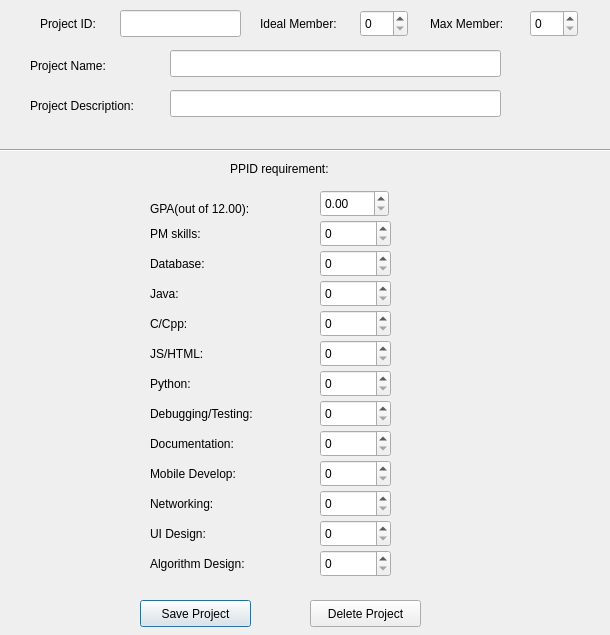
<?xml version="1.0" encoding="UTF-8"?>
<ui version="4.0">
 <class>AdminProjectWindow</class>
 <widget class="QDialog" name="AdminProjectWindow">
  <property name="geometry">
   <rect>
    <x>0</x>
    <y>0</y>
    <width>610</width>
    <height>635</height>
   </rect>
  </property>
  <property name="windowTitle">
   <string>Dialog</string>
  </property>
  <widget class="QLabel" name="label_4">
   <property name="geometry">
    <rect>
     <x>30</x>
     <y>40</y>
     <width>141</width>
     <height>51</height>
    </rect>
   </property>
   <property name="text">
    <string>Project Name:</string>
   </property>
  </widget>
  <widget class="QLabel" name="label_9">
   <property name="geometry">
    <rect>
     <x>150</x>
     <y>345</y>
     <width>67</width>
     <height>17</height>
    </rect>
   </property>
   <property name="text">
    <string>JS/HTML:</string>
   </property>
  </widget>
  <widget class="QLineEdit" name="lineEdit">
   <property name="enabled">
    <bool>true</bool>
   </property>
   <property name="geometry">
    <rect>
     <x>120</x>
     <y>10</y>
     <width>121</width>
     <height>27</height>
    </rect>
   </property>
   <property name="readOnly">
    <bool>true</bool>
   </property>
  </widget>
  <widget class="QLabel" name="label_2">
   <property name="geometry">
    <rect>
     <x>260</x>
     <y>15</y>
     <width>111</width>
     <height>17</height>
    </rect>
   </property>
   <property name="text">
    <string>Ideal Member:</string>
   </property>
  </widget>
  <widget class="QLabel" name="label_15">
   <property name="geometry">
    <rect>
     <x>150</x>
     <y>525</y>
     <width>81</width>
     <height>17</height>
    </rect>
   </property>
   <property name="text">
    <string>UI Design:</string>
   </property>
  </widget>
  <widget class="QLabel" name="label_3">
   <property name="geometry">
    <rect>
     <x>230</x>
     <y>160</y>
     <width>141</width>
     <height>17</height>
    </rect>
   </property>
   <property name="text">
    <string>PPID requirement:</string>
   </property>
  </widget>
  <widget class="QLabel" name="label_6">
   <property name="geometry">
    <rect>
     <x>150</x>
     <y>255</y>
     <width>71</width>
     <height>17</height>
    </rect>
   </property>
   <property name="text">
    <string>Database:</string>
   </property>
  </widget>
  <widget class="Line" name="line">
   <property name="geometry">
    <rect>
     <x>0</x>
     <y>140</y>
     <width>691</width>
     <height>20</height>
    </rect>
   </property>
   <property name="orientation">
    <enum>Qt::Horizontal</enum>
   </property>
  </widget>
  <widget class="QLabel" name="label_16">
   <property name="geometry">
    <rect>
     <x>150</x>
     <y>555</y>
     <width>131</width>
     <height>17</height>
    </rect>
   </property>
   <property name="text">
    <string>Algorithm Design:</string>
   </property>
  </widget>
  <widget class="QLabel" name="label">
   <property name="geometry">
    <rect>
     <x>40</x>
     <y>15</y>
     <width>71</width>
     <height>17</height>
    </rect>
   </property>
   <property name="text">
    <string>Project ID:</string>
   </property>
  </widget>
  <widget class="QLabel" name="label_8">
   <property name="geometry">
    <rect>
     <x>150</x>
     <y>315</y>
     <width>67</width>
     <height>17</height>
    </rect>
   </property>
   <property name="text">
    <string>C/Cpp:</string>
   </property>
  </widget>
  <widget class="QLabel" name="label_10">
   <property name="geometry">
    <rect>
     <x>150</x>
     <y>375</y>
     <width>67</width>
     <height>17</height>
    </rect>
   </property>
   <property name="text">
    <string>Python:</string>
   </property>
  </widget>
  <widget class="QLabel" name="label_12">
   <property name="geometry">
    <rect>
     <x>150</x>
     <y>435</y>
     <width>121</width>
     <height>17</height>
    </rect>
   </property>
   <property name="text">
    <string>Documentation:</string>
   </property>
  </widget>
  <widget class="QLabel" name="label_13">
   <property name="geometry">
    <rect>
     <x>150</x>
     <y>465</y>
     <width>121</width>
     <height>17</height>
    </rect>
   </property>
   <property name="text">
    <string>Mobile Develop:</string>
   </property>
  </widget>
  <widget class="QLabel" name="label_14">
   <property name="geometry">
    <rect>
     <x>150</x>
     <y>495</y>
     <width>91</width>
     <height>17</height>
    </rect>
   </property>
   <property name="text">
    <string>Networking:</string>
   </property>
  </widget>
  <widget class="QLineEdit" name="projName">
   <property name="geometry">
    <rect>
     <x>170</x>
     <y>50</y>
     <width>331</width>
     <height>27</height>
    </rect>
   </property>
  </widget>
  <widget class="QLabel" name="label_7">
   <property name="geometry">
    <rect>
     <x>150</x>
     <y>285</y>
     <width>67</width>
     <height>17</height>
    </rect>
   </property>
   <property name="text">
    <string>Java:</string>
   </property>
  </widget>
  <widget class="QLabel" name="label_11">
   <property name="geometry">
    <rect>
     <x>150</x>
     <y>405</y>
     <width>141</width>
     <height>17</height>
    </rect>
   </property>
   <property name="text">
    <string>Debugging/Testing:</string>
   </property>
  </widget>
  <widget class="QLabel" name="label_17">
   <property name="geometry">
    <rect>
     <x>150</x>
     <y>200</y>
     <width>125</width>
     <height>17</height>
    </rect>
   </property>
   <property name="text">
    <string>GPA(out of 12.00):</string>
   </property>
  </widget>
  <widget class="QLabel" name="label_5">
   <property name="geometry">
    <rect>
     <x>150</x>
     <y>225</y>
     <width>63</width>
     <height>17</height>
    </rect>
   </property>
   <property name="text">
    <string>PM skills:</string>
   </property>
  </widget>
  <widget class="QLabel" name="label_18">
   <property name="geometry">
    <rect>
     <x>30</x>
     <y>80</y>
     <width>141</width>
     <height>51</height>
    </rect>
   </property>
   <property name="text">
    <string>Project Description:</string>
   </property>
  </widget>
  <widget class="QLineEdit" name="projDesc">
   <property name="geometry">
    <rect>
     <x>170</x>
     <y>90</y>
     <width>331</width>
     <height>27</height>
    </rect>
   </property>
  </widget>
  <widget class="QLabel" name="label_19">
   <property name="geometry">
    <rect>
     <x>430</x>
     <y>15</y>
     <width>111</width>
     <height>17</height>
    </rect>
   </property>
   <property name="text">
    <string>Max Member:</string>
   </property>
  </widget>
  <widget class="QSpinBox" name="idealSpin">
   <property name="geometry">
    <rect>
     <x>360</x>
     <y>10</y>
     <width>48</width>
     <height>27</height>
    </rect>
   </property>
  </widget>
  <widget class="QSpinBox" name="maxSpin">
   <property name="geometry">
    <rect>
     <x>530</x>
     <y>10</y>
     <width>48</width>
     <height>27</height>
    </rect>
   </property>
  </widget>
  <widget class="QDoubleSpinBox" name="doubleSpinBox">
   <property name="geometry">
    <rect>
     <x>320</x>
     <y>190</y>
     <width>69</width>
     <height>27</height>
    </rect>
   </property>
   <property name="maximum">
    <double>12.000000000000000</double>
   </property>
   <property name="singleStep">
    <double>0.100000000000000</double>
   </property>
  </widget>
  <widget class="QSpinBox" name="pmSpin">
   <property name="geometry">
    <rect>
     <x>320</x>
     <y>220</y>
     <width>71</width>
     <height>27</height>
    </rect>
   </property>
  </widget>
  <widget class="QSpinBox" name="dbSpin">
   <property name="geometry">
    <rect>
     <x>320</x>
     <y>250</y>
     <width>71</width>
     <height>27</height>
    </rect>
   </property>
  </widget>
  <widget class="QSpinBox" name="javaSpin">
   <property name="geometry">
    <rect>
     <x>320</x>
     <y>280</y>
     <width>71</width>
     <height>27</height>
    </rect>
   </property>
  </widget>
  <widget class="QSpinBox" name="cSpin">
   <property name="geometry">
    <rect>
     <x>320</x>
     <y>310</y>
     <width>71</width>
     <height>27</height>
    </rect>
   </property>
  </widget>
  <widget class="QSpinBox" name="jsSpin">
   <property name="geometry">
    <rect>
     <x>320</x>
     <y>340</y>
     <width>71</width>
     <height>27</height>
    </rect>
   </property>
  </widget>
  <widget class="QSpinBox" name="pythonSpin">
   <property name="geometry">
    <rect>
     <x>320</x>
     <y>370</y>
     <width>71</width>
     <height>27</height>
    </rect>
   </property>
  </widget>
  <widget class="QSpinBox" name="debugSpin">
   <property name="geometry">
    <rect>
     <x>320</x>
     <y>400</y>
     <width>71</width>
     <height>27</height>
    </rect>
   </property>
  </widget>
  <widget class="QSpinBox" name="docSpin">
   <property name="geometry">
    <rect>
     <x>320</x>
     <y>430</y>
     <width>71</width>
     <height>27</height>
    </rect>
   </property>
  </widget>
  <widget class="QSpinBox" name="mobileSpin">
   <property name="geometry">
    <rect>
     <x>320</x>
     <y>460</y>
     <width>71</width>
     <height>27</height>
    </rect>
   </property>
  </widget>
  <widget class="QSpinBox" name="networkSpin">
   <property name="geometry">
    <rect>
     <x>320</x>
     <y>490</y>
     <width>71</width>
     <height>27</height>
    </rect>
   </property>
  </widget>
  <widget class="QSpinBox" name="uiSpin">
   <property name="geometry">
    <rect>
     <x>320</x>
     <y>520</y>
     <width>71</width>
     <height>27</height>
    </rect>
   </property>
  </widget>
  <widget class="QSpinBox" name="algSpin">
   <property name="geometry">
    <rect>
     <x>320</x>
     <y>550</y>
     <width>71</width>
     <height>27</height>
    </rect>
   </property>
  </widget>
  <widget class="QPushButton" name="pushButton">
   <property name="geometry">
    <rect>
     <x>140</x>
     <y>600</y>
     <width>111</width>
     <height>27</height>
    </rect>
   </property>
   <property name="text">
    <string>Save Project</string>
   </property>
  </widget>
  <widget class="QPushButton" name="pushButton_2">
   <property name="geometry">
    <rect>
     <x>310</x>
     <y>600</y>
     <width>111</width>
     <height>27</height>
    </rect>
   </property>
   <property name="text">
    <string>Delete Project</string>
   </property>
  </widget>
 </widget>
 <resources/>
 <connections/>
</ui>
